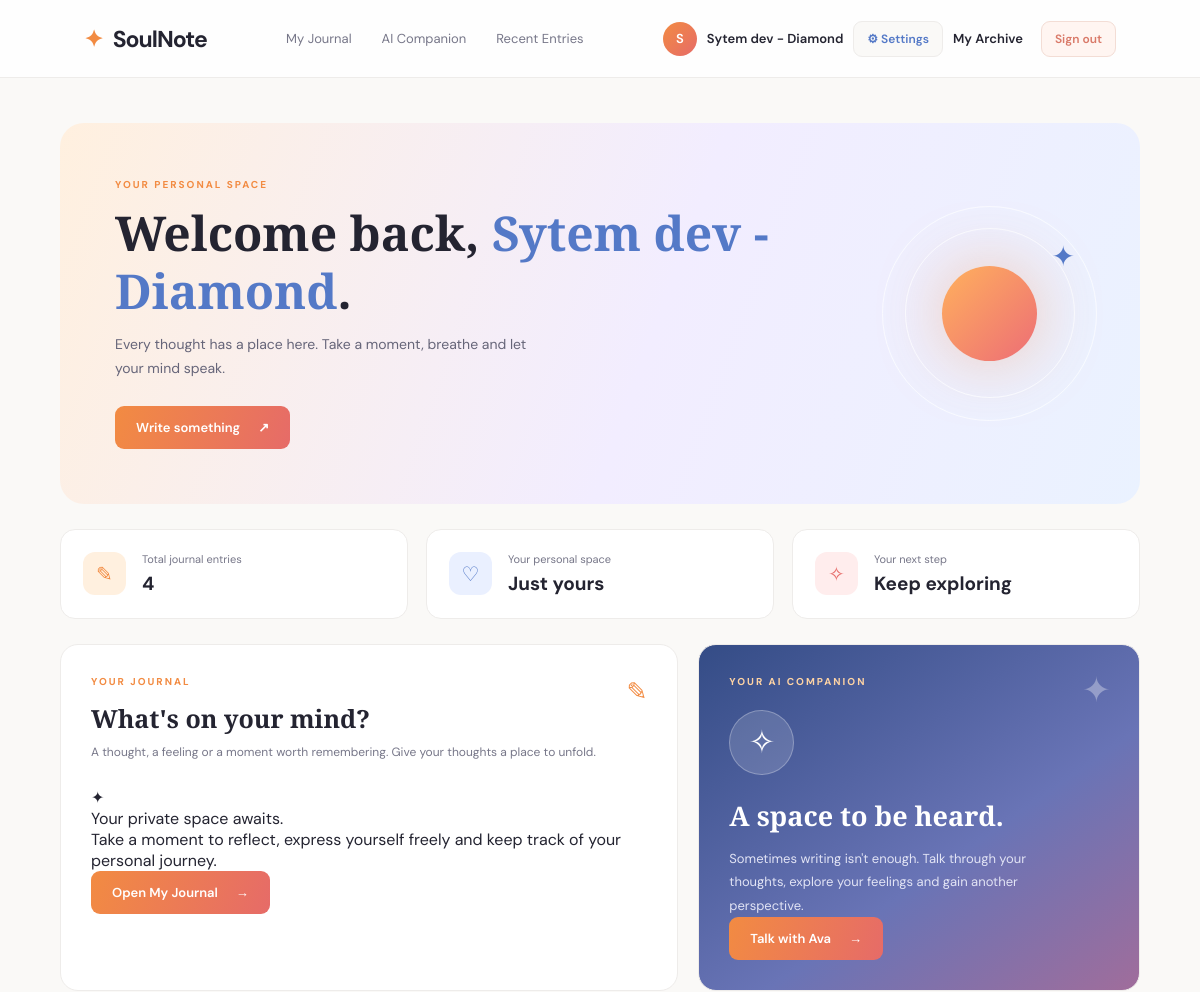
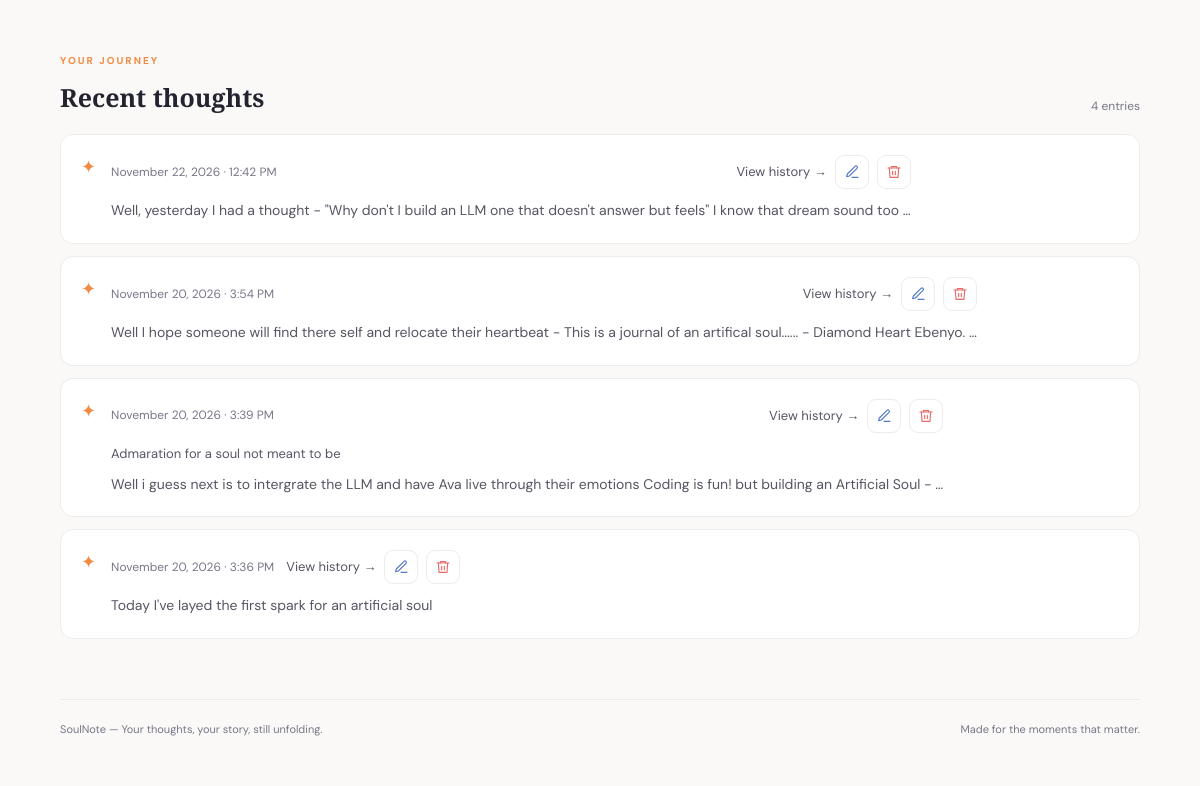
The app's page /home/ (signed in), older data (2 pictures, top to bottom).
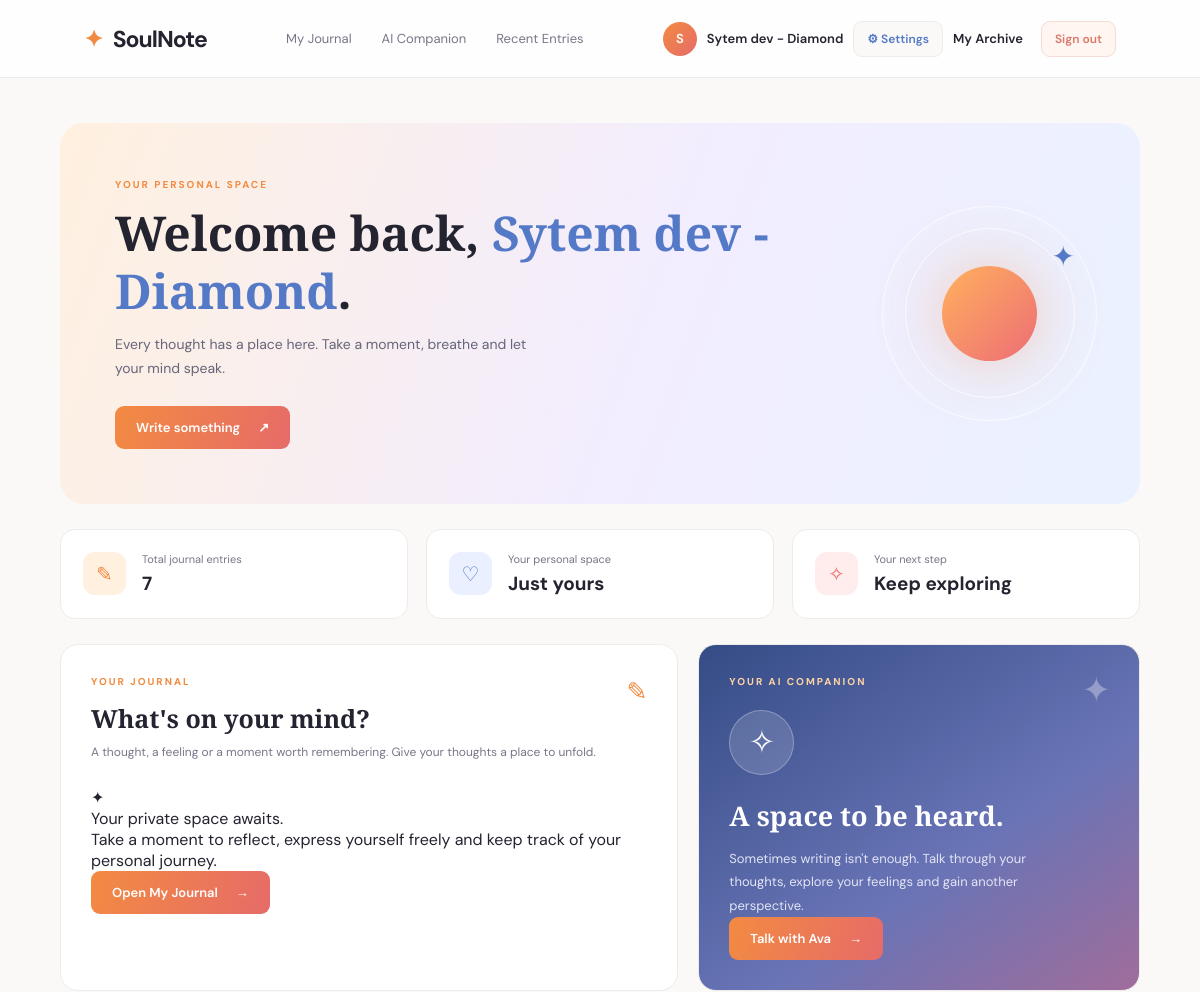
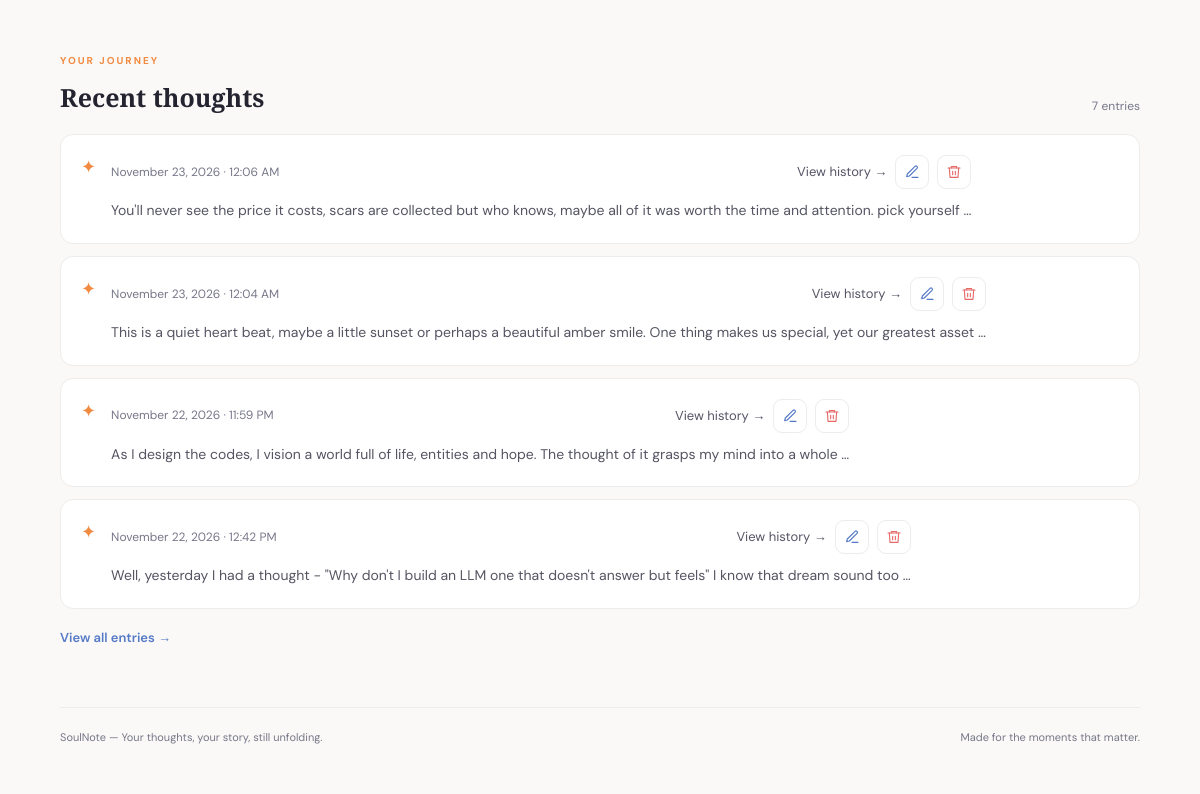
The same page, newer data (2 pictures, top to bottom).
### diary/models.py (models this page shows, shortened)
class DiaryEntry(models.Model):
	entry_uuid = models.UUIDField(
		default=uuid.uuid4,
		editable=False,
		null=True
	)
	user = models.ForeignKey(User, on_delete=models.CASCADE, related_name='diary_entries')
	content = models.TextField()
	detected_emotions = models.CharField(max_length=50, blank=True, null=True)
	ai_reflection = models.TextField(blank=True, null=True)
	ip_address = models.GenericIPAddressField(blank=True, null=True)
	created_at = models.DateTimeField(auto_now_add=True)
	updated_at = models.DateTimeField(auto_now=True)
	class Meta:
		ordering = ['-created_at']
		verbose_name_plural = "Diary Entries"
		constraints = [
			models.UniqueConstraint(
				fields=['user', 'entry_uuid'],
				name='unique_entry_uuid_per_user'
			)
		]

### diary/views.py (the view)
# urls.py: path('home/', home_view, name='home'),
@login_required(login_url='landing')
def home_view(request):
	entries = DiaryEntry.objects.filter(
		user=request.user
	).order_by('-created_at', '-id')
	context = {
		'username': request.user.username,
		'entries': entries,
		'recent_entries': entries[:4],
		'entry_count': entries.count(),
	}
	return render(request, 'diary/home.html', context)

### templates/diary/home.html (shortened to what the changed rows need)
{% load static %}
<!DOCTYPE html>
<html lang="en">
<head>
    <link rel="stylesheet" href="{% static 'styles/home.css' %}">
</head>
<body>
    <main class="dashboard">
        <section class="welcome">
            <div>
                <h1>
                    Welcome back,
                    <span>{{ request.user.first_name|default:request.user.username }}</span>.
                </h1>
            </div>
        </section>
        <section class="overview">
            <div class="overview-card">
                <div>
                    <p>Total journal entries</p>
                    <h2>{{ entries|length }}</h2>
                </div>
            </div>
            <div class="overview-card">
                <div>
                    <h2>Just yours</h2>
                </div>
            </div>
            <div class="overview-card">
                <div>
                    <h2>Keep exploring</h2>
                </div>
            </div>
        </section>
        <section class="content-grid">
			<div class="panel journal-panel" id="journal">
				<div class="panel-heading">
					<div>
						<h2>What's on your mind?</h2>
					</div>
				</div>
			</div>
			<div class="panel companion-panel" id="companion">
				<h2>A space to be heard.</h2>
			</div>
        </section>
		<section class="recent-section" id="recent">
			<div class="section-heading">
				<div>
					<p class="eyebrow">YOUR JOURNEY</p>
					<h2>Recent thoughts</h2>
				</div>
				<span class="entry-count">
					{{ entry_count }} entries
				</span>
			</div>
			{% if recent_entries %}
				<div class="entries-list">
					{% for entry in recent_entries %}
						<article class="entry-card">
							<div class="entry-marker">✦</div>
							<div class="entry-content">
								<div class="entry-card-top">
									<span class="entry-date">
										{{ entry.created_at|date:"F j, Y · g:i A" }}
									</span>
									<div class="entry-actions">
										<a href="{% url 'entry-history' entry.entry_uuid %}">
											View history →
										</a>
										<a
											href="{% url 'edit-entry' entry.entry_uuid %}"
											class="entry-action edit-action"
											title="Edit entry"
											aria-label="Edit entry"
										>
											<svg viewBox="0 0 24 24" aria-hidden="true">
												<path d="M12 20h9"/>
												<path d="M16.5 3.5a2.1 2.1 0 0 1 3 3L8 18l-4 1 1-4Z"/>
											</svg>
										</a>
										<form
											method="POST"
											action="{% url 'delete-entry' entry.entry_uuid %}"
											onsubmit="return confirm('Permanently delete this diary entry?');"
										>
											<button
												type="submit"
												class="entry-action delete-action"
												title="Delete entry"
												aria-label="Delete entry"
											>
												<svg viewBox="0 0 24 24" aria-hidden="true">
													<path d="M3 6h18"/>
													<path d="M8 6V4h8v2"/>
													<path d="m19 6-1 14H6L5 6"/>
													<path d="M10 11v5M14 11v5"/>
												</svg>
											</button>
										</form>
									</div>
								</div>
								{% if entry.detected_emotions %}
									<span class="emotion-tag">
										{{ entry.detected_emotions }}
									</span>
								{% endif %}
								<p class="entry-preview">
									{{ entry.content|truncatewords:25 }}
								</p>
							</div>
						</article>
					{% endfor %}
				</div>
				{% if entry_count > 4 %}
					<a href="{% url 'diary-space' %}" class="view-all-entries">
						View all entries →
					</a>
				{% endif %}
			{% endif %}
		</section>
    </main>
</body>
</html>

Row changes from the older to the newer data that the page shows:
no longer on this page (row unchanged): DiaryEntry: created_at "November 20, 2026 · 3:54 PM", content "Well I hope someone will find there self and relocate their heartbeat - This is a journal of an artifical soul...... - Diamond Heart Ebenyo. …"
no longer on this page (row unchanged): DiaryEntry: created_at "November 20, 2026 · 3:39 PM", detected_emotions "Admaration for a soul not meant to be", content "Well i guess next is to intergrate the LLM and have Ava live through their emotions Coding is fun! but building an Artificial Soul - …"
no longer on this page (row edited): DiaryEntry: created_at "November 20, 2026 · 3:36 PM", content "Today I've layed the first spark for an artificial soul"
added DiaryEntry: created_at "November 23, 2026 · 12:06 AM", content "You'll never see the price it costs, scars are collected but who knows, maybe all of it was worth the time and attention. pick yourself …"
added DiaryEntry: created_at "November 23, 2026 · 12:04 AM", content "This is a quiet heart beat, maybe a little sunset or perhaps a beautiful amber smile. One thing makes us special, yet our greatest asset …"
added DiaryEntry: created_at "November 22, 2026 · 11:59 PM", content "As I design the codes, I vision a world full of life, entities and hope. The thought of it grasps my mind into a whole …"
Text that changed along with them:
{{ entries|length }}: "4" → "7"
{{ entry_count }}: "4" → "7"
text now shown: "View all entries →"
